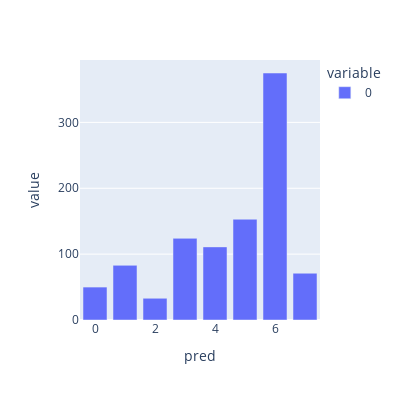

The notebook cell saved with this chart:
### Markdown cell above
### 3.3 Exploring the data

### Code cell
from IPython.display import display

tcl.fit_kmeans(8)

for i in range(8):
    idx = tcl.clustered_data.pred == i
    print("Cluster {}".format(i))
    display(tcl.clustered_data.loc[idx, ['input', 'top_terms']][0:5])

### Figure 1 — Plotly figure (JSON) as saved in the notebook; plotly's stock layout.template omitted (floating-point values rounded to 4 significant figures)
{"data": [{"alignmentgroup": "True", "hovertemplate": "variable=0<br>pred=%{x}<br>value=%{y}<extra></extra>", "legendgroup": "0", "marker": {"color": "#636efa", "pattern": {"shape": ""}}, "name": "0", "offsetgroup": "0", "orientation": "v", "showlegend": true, "textposition": "auto", "type": "bar", "x": [2, 0, 7, 1, 4, 3, 5, 6], "xaxis": "x", "y": [33, 50, 71, 83, 111, 124, 153, 375], "yaxis": "y"}], "layout": {"barmode": "relative", "height": 400, "legend": {"title": {"text": "variable"}, "tracegroupgap": 0}, "margin": {"t": 60}, "width": 400, "xaxis": {"anchor": "y", "domain": [0, 1], "title": {"text": "pred"}}, "yaxis": {"anchor": "x", "domain": [0, 1], "title": {"text": "value"}}}}
